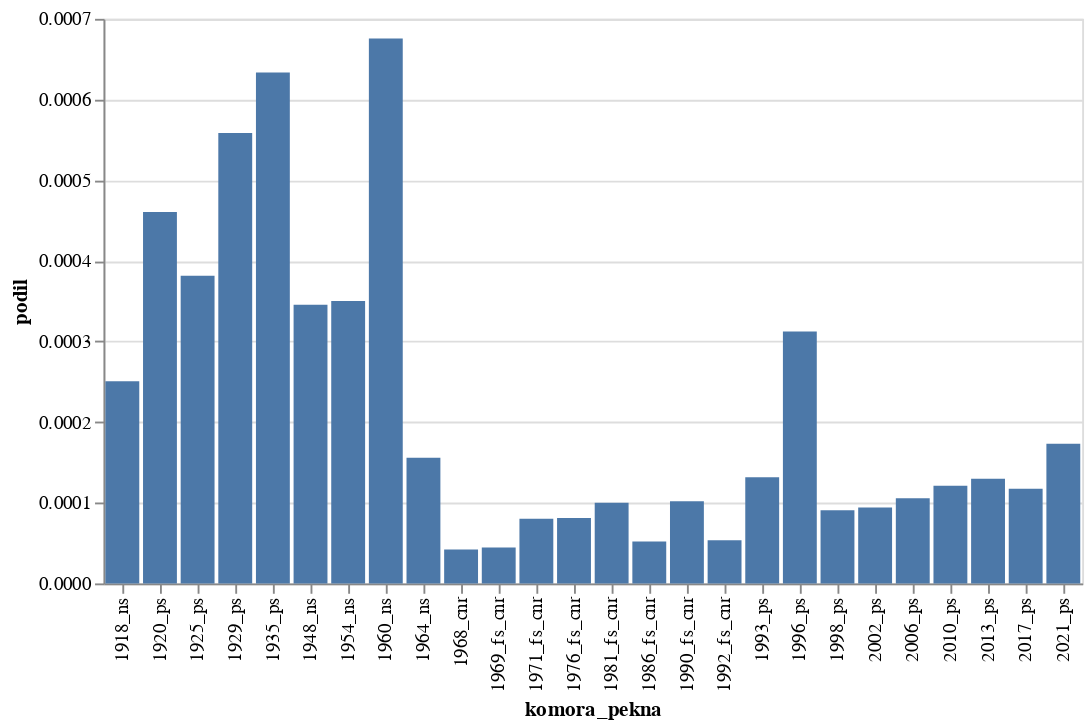

Notebook code cell kept with this figure:
### Code cell
graf("Německ")

### Figure 1 — Vega-Lite specification as saved in the notebook (floating-point values rounded to 4 significant figures)
{"config": {"view": {"continuousWidth": 300, "continuousHeight": 300}}, "data": {"name": "data-b9bf941a32dc206242f7ebe5ea0d4a4f"}, "mark": {"type": "bar"}, "encoding": {"x": {"field": "komora_pekna", "type": "nominal"}, "y": {"field": "podil", "type": "quantitative"}}, "$schema": "https://vega.github.io/schema/vega-lite/v5.8.0.json", "datasets": {"data-b9bf941a32dc206242f7ebe5ea0d4a4f": [{"komora_pekna": "1918_ns", "slov": 2493774, "vyskytu": 625, "podil": 0.0002506}, {"komora_pekna": "1920_ps", "slov": 8739981, "vyskytu": 4024, "podil": 0.0004604}, {"komora_pekna": "1925_ps", "slov": 6606822, "vyskytu": 2521, "podil": 0.0003816}, {"komora_pekna": "1929_ps", "slov": 8229753, "vyskytu": 4597, "podil": 0.0005586}, {"komora_pekna": "1935_ps", "slov": 3159927, "vyskytu": 2002, "podil": 0.0006336}, {"komora_pekna": "1948_ns", "slov": 1867671, "vyskytu": 645, "podil": 0.0003453}, {"komora_pekna": "1954_ns", "slov": 1025516, "vyskytu": 359, "podil": 0.0003501}, {"komora_pekna": "1960_ns", "slov": 904510, "vyskytu": 611, "podil": 0.0006755}, {"komora_pekna": "1964_ns", "slov": 1534760, "vyskytu": 239, "podil": 0.0001557}, {"komora_pekna": "1968_cnr", "slov": 142318, "vyskytu": 6, "podil": 4.216e-05}, {"komora_pekna": "1969_fs_cnr", "slov": 1141353, "vyskytu": 51, "podil": 4.468e-05}, {"komora_pekna": "1971_fs_cnr", "slov": 1783042, "vyskytu": 143, "podil": 8.02e-05}, {"komora_pekna": "1976_fs_cnr", "slov": 1541450, "vyskytu": 125, "podil": 8.109e-05}, {"komora_pekna": "1981_fs_cnr", "slov": 1667393, "vyskytu": 167, "podil": 0.0001002}, {"komora_pekna": "1986_fs_cnr", "slov": 2346937, "vyskytu": 122, "podil": 5.198e-05}, {"komora_pekna": "1990_fs_cnr", "slov": 6744570, "vyskytu": 687, "podil": 0.0001019}, {"komora_pekna": "1992_fs_cnr", "slov": 1250260, "vyskytu": 67, "podil": 5.359e-05}, {"komora_pekna": "1993_ps", "slov": 3733309, "vyskytu": 491, "podil": 0.0001315}, {"komora_pekna": "1996_ps", "slov": 3777874, "vyskytu": 1180, "podil": 0.0003123}, {"komora_pekna": "1998_ps", "slov": 8758180, "vyskytu": 795, "podil": 9.077e-05}, {"komora_pekna": "2002_ps", "slov": 9469562, "vyskytu": 891, "podil": 9.409e-05}, {"komora_pekna": "2006_ps", "slov": 7246921, "vyskytu": 766, "podil": 0.0001057}, {"komora_pekna": "2010_ps", "slov": 6613371, "vyskytu": 800, "podil": 0.000121}, {"komora_pekna": "2013_ps", "slov": 11319931, "vyskytu": 1468, "podil": 0.0001297}, {"komora_pekna": "2017_ps", "slov": 13171459, "vyskytu": 1545, "podil": 0.0001173}, {"komora_pekna": "2021_ps", "slov": 15683586, "vyskytu": 2716, "podil": 0.0001732}]}}
